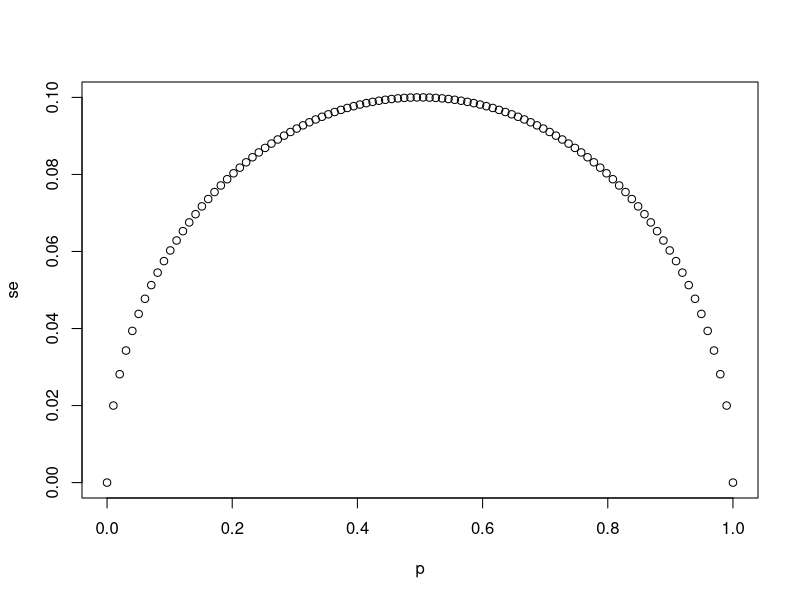
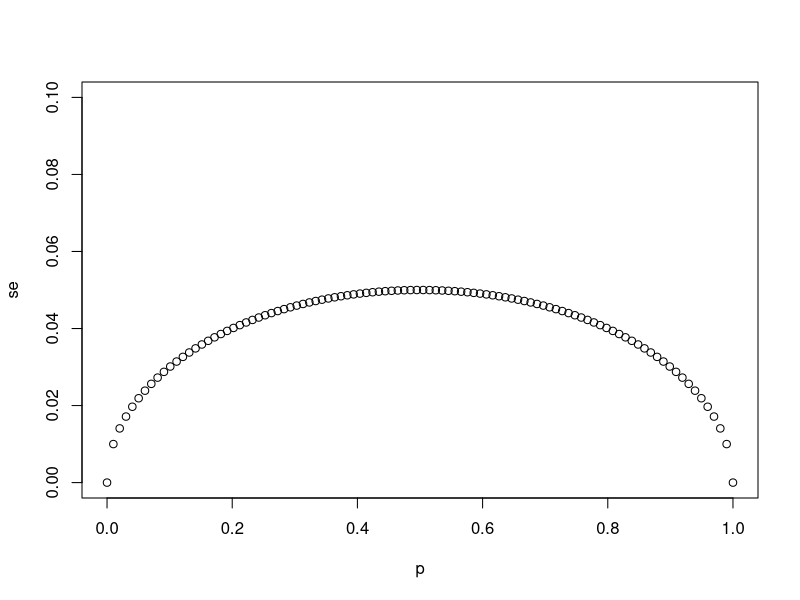
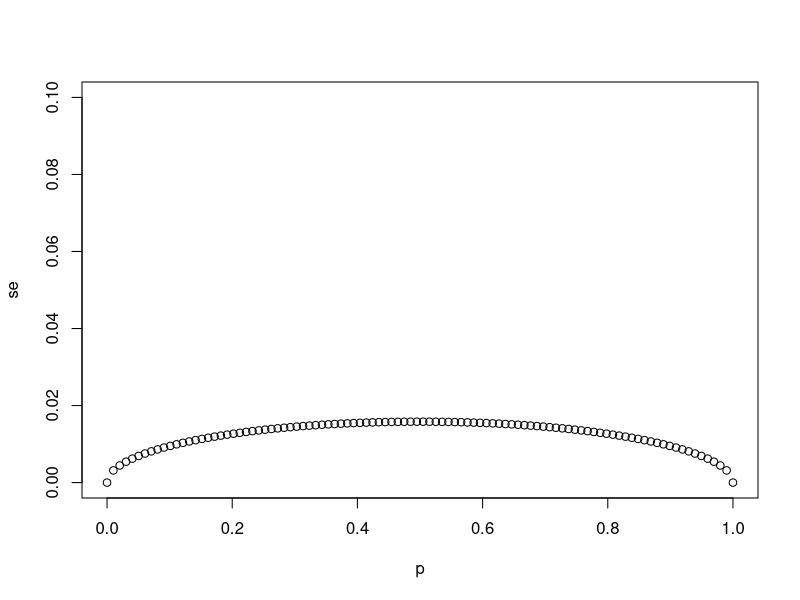

Write the R code that produced these figures, in order.
# The vector `p` contains 100 proportions of Democrats ranging from 0 to 1 using the `seq` function
p <- seq(0, 1, length = 100)

# The vector `sample_sizes` contains the three sample sizes
sample_sizes <- c(25, 100, 1000)

# Write a for-loop that calculates the standard error `se` for every value of `p` for each of the three samples sizes `N` in the vector `sample_sizes`. Plot the three graphs, using the `ylim` argument to standardize the y-axis across all three plots.
for(N in sample_sizes) {
  std_err_1 <- list()
  std_err_2 <- list()
  std_err_3 <- list()
  
  i <- 0
  for(P in p) {
    std_err_1[i] <- sqrt(P*(1-P)/sample_sizes[1])
    std_err_2[i] <- sqrt(P*(1-P)/sample_sizes[2])
    std_err_3[i] <- sqrt(P*(1-P)/sample_sizes[3])
  } 
}



for(N in sample_sizes){
  se <- sqrt(p*(1-p)/N)
  plot(p, se, ylim = c(0,0.5/sqrt(25)))
}